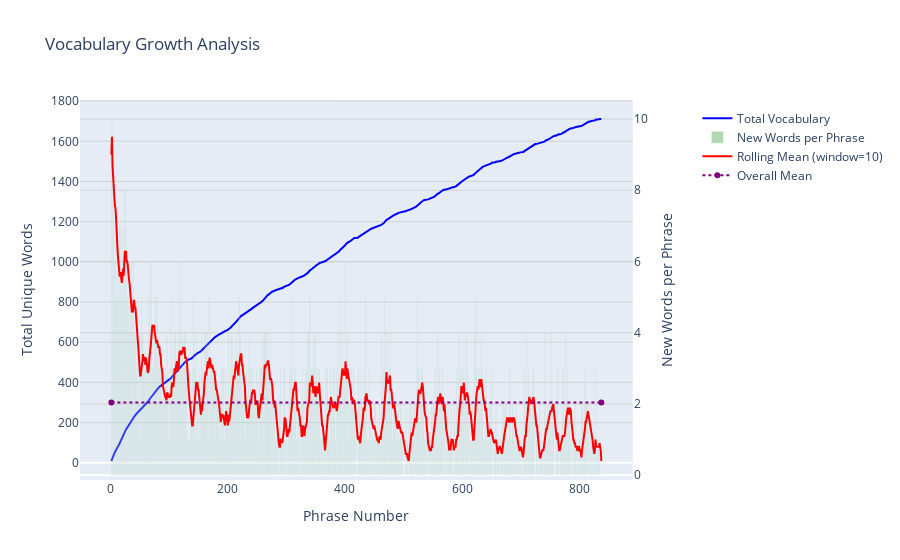

The notebook cell saved with this chart:
### Code cell
plot_vocabulary_growth(final_phrases)

### Figure 1 — Plotly figure (JSON) as saved in the notebook; plotly's stock layout.template omitted (floating-point values rounded to 4 significant figures; data arrays with more than 128 entries replaced by an {"elided": "..."} marker saying what was removed)
{"data": [{"line": {"color": "blue"}, "name": "Total Vocabulary", "type": "scatter", "x": {"elided": "838 int values"}, "xaxis": "x", "y": {"elided": "838 int values"}, "yaxis": "y"}, {"marker": {"color": "green"}, "name": "New Words per Phrase", "opacity": 0.3, "type": "bar", "x": {"elided": "838 int values"}, "xaxis": "x", "y": {"elided": "838 int values"}, "yaxis": "y2"}, {"line": {"color": "red"}, "name": "Rolling Mean (window=10)", "type": "scatter", "x": {"elided": "838 int values"}, "xaxis": "x", "y": {"elided": "838 float values"}, "yaxis": "y2"}, {"line": {"color": "purple", "dash": "dot"}, "name": "Overall Mean", "type": "scatter", "x": [1, 838], "xaxis": "x", "y": [2.042, 2.042], "yaxis": "y2"}], "layout": {"legend": {"x": 1.05, "xanchor": "left", "y": 0.99, "yanchor": "top"}, "margin": {"r": 150}, "showlegend": true, "title": {"text": "Vocabulary Growth Analysis"}, "xaxis": {"anchor": "y", "domain": [0, 0.94], "title": {"text": "Phrase Number"}}, "yaxis": {"anchor": "x", "domain": [0, 1], "gridcolor": "lightgrey", "title": {"text": "Total Unique Words"}}, "yaxis2": {"anchor": "x", "gridcolor": "lightgrey", "overlaying": "y", "side": "right", "title": {"text": "New Words per Phrase"}}}}
